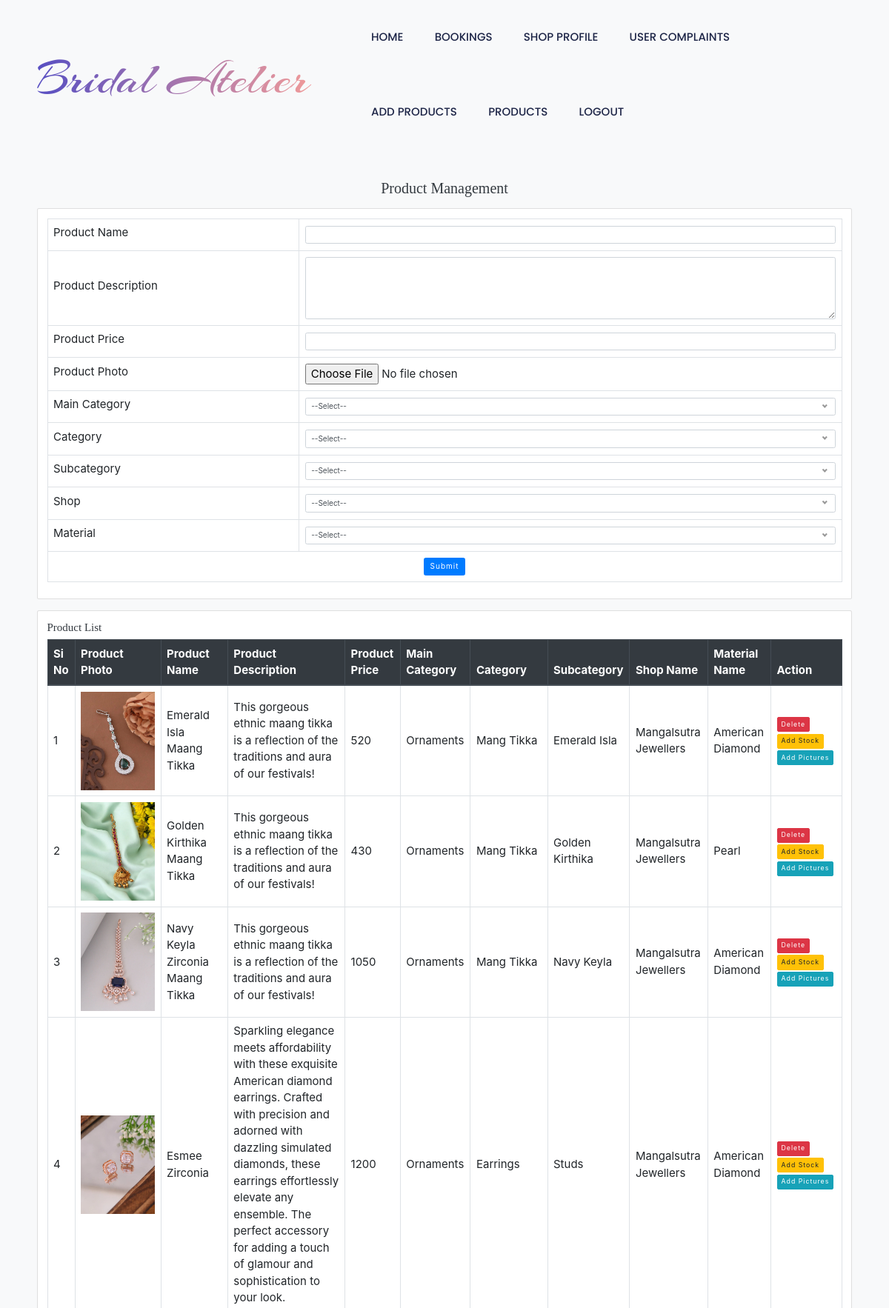
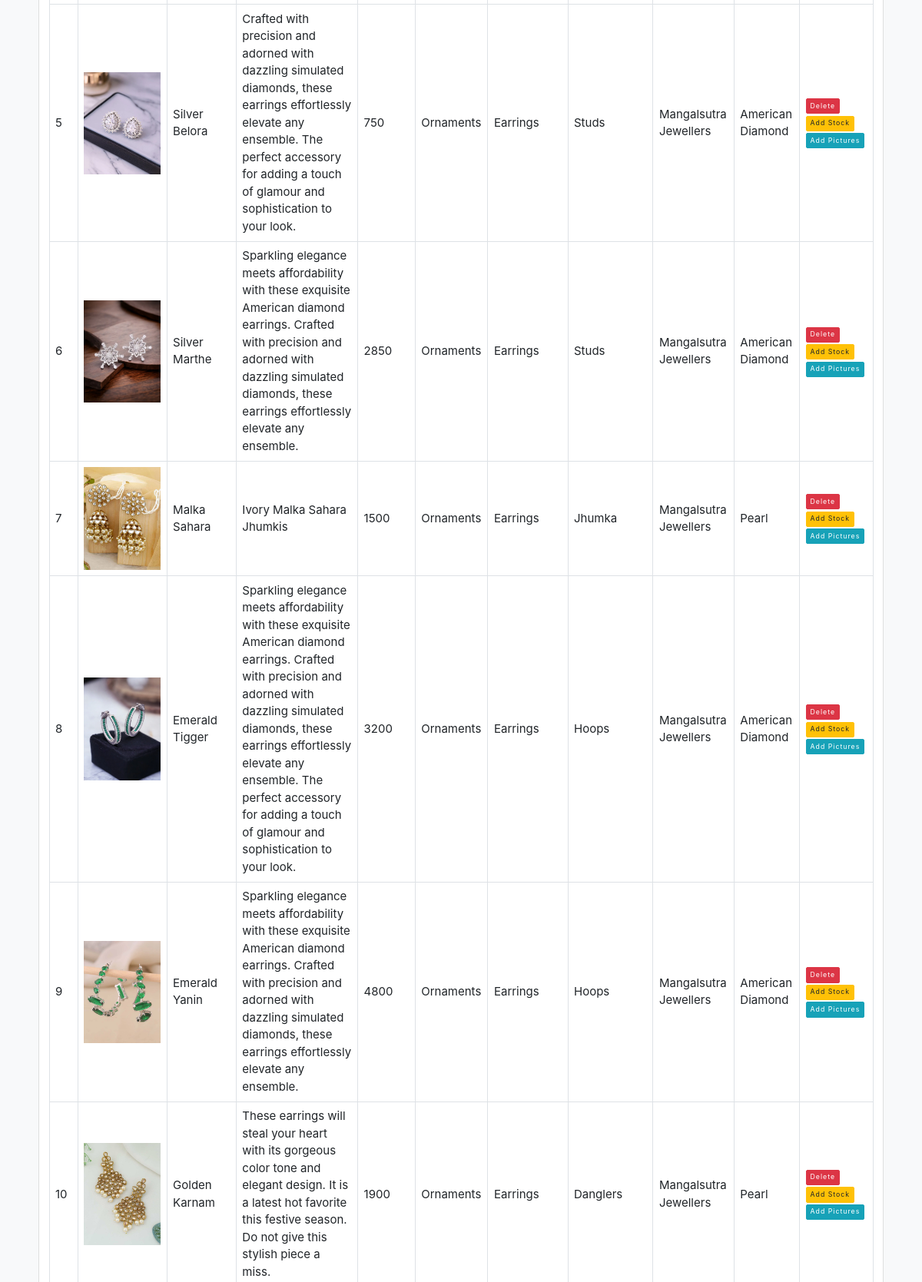
Screenshot of /Project/Shop/Product.php (signed in, upper part) with the database file from the repository (2 pictures, top to bottom).
### tables this page shows
CREATE TABLE `tbl_product` (
  `product_id` int(11) NOT NULL,
  `product_name` varchar(100) NOT NULL,
  `product_description` varchar(600) NOT NULL,
  `product_price` int(11) NOT NULL,
  `product_photo` varchar(100) NOT NULL,
  `subcategory_id` int(11) NOT NULL,
  `shop_id` int(11) NOT NULL,
  `material_id` int(11) NOT NULL,
  `product_vstatus` int(11) NOT NULL DEFAULT 0
);

CREATE TABLE `tbl_maincategory` (
  `mcategory_id` int(11) NOT NULL,
  `mcategory_name` varchar(30) NOT NULL
);

CREATE TABLE `tbl_category` (
  `category_id` int(11) NOT NULL,
  `category_name` varchar(30) NOT NULL,
  `mcategory_id` int(11) NOT NULL
);

CREATE TABLE `tbl_subcategory` (
  `subcategory_id` int(11) NOT NULL,
  `subcategory_name` varchar(50) NOT NULL,
  `category_id` int(11) NOT NULL
);

CREATE TABLE `tbl_shop` (
  `shop_id` int(11) NOT NULL,
  `shop_name` varchar(30) NOT NULL,
  `shop_vstatus` int(11) NOT NULL DEFAULT 0,
  `shop_email` varchar(30) NOT NULL,
  `shop_password` varchar(8) NOT NULL,
  `shop_address` varchar(50) NOT NULL,
  `shop_logo` varchar(100) NOT NULL,
  `shop_proof` varchar(100) NOT NULL,
  `shop_doj` varchar(10) NOT NULL,
  `shop_contact` varchar(10) NOT NULL,
  `place_id` int(11) NOT NULL
);

CREATE TABLE `tbl_material` (
  `material_id` int(11) NOT NULL,
  `material_name` varchar(30) NOT NULL
);

### Project/Shop/Product.php (the view, shortened to what this page needs)
<?php
include("../Assets/Connection/connection.php");
include("Head.php");
	  ?>
	<!DOCTYPE html PUBLIC "-//W3C//DTD XHTML 1.0 Transitional//EN" "http://www.w3.org/TR/xhtml1/DTD/xhtml1-transitional.dtd">
<html xmlns="http://www.w3.org/1999/xhtml">
<head>
<link rel="stylesheet" href="https://stackpath.bootstrapcdn.com/bootstrap/4.5.2/css/bootstrap.min.css">
</head>
<body>
  <div class="container mt-5">
    <h2 class="text-center mb-4">Product Management</h2>
    <form action="" method="post" enctype="multipart/form-data" name="form1" id="form1">
      <div class="card mb-4">
        <div class="card-body">
          <table class="table table-bordered">
            <tr>
              <td><label for="txt_pname">Product Name</label></td>
              <td><input required type="text" name="txt_pname" title="Name Allows Only Alphabets, Spaces and First Letter Must Be Capital Letter" pattern="^[A-Z]+[a-zA-Z ]*$" id="txt_pname2" class="form-control" /></td>
            </tr>
            <tr>
              <td><label for="txt_pdescription">Product Description</label></td>
              <td><textarea required name="txt_pdescription" id="txt_pdescription" class="form-control" rows="5"></textarea></td>
            </tr>
            <tr>
              <td><label for="txt_pprice">Product Price</label></td>
              <td><input required type="text" name="txt_pprice" id="txt_pprice" class="form-control" /></td>
            </tr>
            <tr>
              <td><label for="file_pphoto">Product Photo</label></td>
              <td><input required type="file" name="file_pphoto" id="file_pphoto" class="form-control-file" /></td>
            </tr>
            <tr>
              <td><label for="sel_mcat">Main Category</label></td>
              <td>
              </td>
            </tr>
            <tr>
              <td><label for="sel_cat">Category</label></td>
              <td>
              </td>
            </tr>
            <tr>
              <td><label for="sel_subcat">Subcategory</label></td>
              <td>
              </td>
            </tr>
            <tr>
              <td><label for="sel_shop">Shop</label></td>
              <td>
              </td>
            </tr>
            <tr>
              <td><label for="sel_material">Material</label></td>
              <td>
              </td>
            </tr>
            <tr>
              <td colspan="2" class="text-center">
                <input type="submit" name="btn_submit" id="btn_submit" value="Submit" class="btn btn-primary" />
              </td>
            </tr>
          </table>
        </div>
      </div>
    </form>
    <div class="card">
      <div class="card-body">
        <h4 class="card-title">Product List</h4>
        <table class="table table-bordered">
          <thead class="thead-dark">
            <tr>
              <th>Si No</th>
              <th>Product Photo</th>
              <th>Product Name</th>
              <th>Product Description</th>
              <th>Product Price</th>
              <th>Main Category</th>
              <th>Category</th>
              <th>Subcategory</th>
              <th>Shop Name</th>
              <th>Material Name</th>
              <th>Action</th>
            </tr>
          </thead>
          <tbody>
            <?php
              $i = 0;
              $selQry = "SELECT * FROM tbl_product p
                          INNER JOIN tbl_subcategory s ON p.subcategory_id = s.subcategory_id
                          INNER JOIN tbl_category c ON s.category_id = c.category_id
                          INNER JOIN tbl_shop sp ON sp.shop_id = p.shop_id
                          INNER JOIN tbl_material m ON p.material_id = m.material_id
                          INNER JOIN tbl_maincategory mc ON mc.mcategory_id = c.mcategory_id
                          WHERE sp.shop_id = " . $_SESSION['sid'];
              $result = $con->query($selQry);
              while ($row = $result->fetch_assoc()) {
                $i++;
            ?>
            <tr>
              <td><?php echo $i; ?></td>
              <td><img src="../Assets/Files/Product/Photos/<?php echo $row['product_photo']; ?>" class="img-fluid" style="max-width: 100px; height: auto;" alt="Product Photo" /></td>
              <td><?php echo $row["product_name"]; ?></td>
              <td><?php echo $row["product_description"]; ?></td>
              <td><?php echo $row["product_price"]; ?></td>
              <td><?php echo $row["mcategory_name"]; ?></td>
              <td><?php echo $row["category_name"]; ?></td>
              <td><?php echo $row["subcategory_name"]; ?></td>
              <td><?php echo $row["shop_name"]; ?></td>
              <td><?php echo $row["material_name"]; ?></td>
              <td>
                <a href="Product.php?did=<?php echo $row['product_id']; ?>" class="btn btn-danger btn-sm">Delete</a>
                <a href="Stock.php?pid=<?php echo $row['product_id']; ?>" class="btn btn-warning btn-sm">Add Stock</a>
                <a href="Gallery.php?pid=<?php echo $row['product_id']; ?>" class="btn btn-info btn-sm">Add Pictures</a>
              </td>
            </tr>
            <?php } ?>
          </tbody>
        </table>
      </div>
    </div>
  </div>
</body>
</html>
<?php
            include("Foot.php");
?>

### Project/Shop/Head.php (style rules this page uses)
body { font-size:15px !important; }

### Project/Shop/Product.php (style rules this page uses)
body { background-color: #f8f9fa; }
h2, h4 { color: #343a40; }
.table th, .table td { vertical-align: middle; }

### rows the page displays
tbl_product: product_photo (picture), product_name "Emerald Isla Maang Tikka", product_description "This gorgeous ethnic maang tikka is a reflection of the traditions and aura of our festivals!", product_price "520", tbl_maincategory.mcategory_name "Ornaments", tbl_category.category_name "Mang Tikka", subcategory.subcategory_name "Emerald Isla", shop.shop_name "Mangalsutra Jewellers", material.material_name "American Diamond"
tbl_product: product_photo (picture), product_name "Golden Kirthika Maang Tikka", product_description "This gorgeous ethnic maang tikka is a reflection of the traditions and aura of our festivals!", product_price "430", tbl_maincategory.mcategory_name "Ornaments", tbl_category.category_name "Mang Tikka", subcategory.subcategory_name "Golden Kirthika", shop.shop_name "Mangalsutra Jewellers", material.material_name "Pearl"
tbl_product: product_photo (picture), product_name "Navy Keyla Zirconia Maang Tikka", product_description "This gorgeous ethnic maang tikka is a reflection of the traditions and aura of our festivals!", product_price "1050", tbl_maincategory.mcategory_name "Ornaments", tbl_category.category_name "Mang Tikka", subcategory.subcategory_name "Navy Keyla", shop.shop_name "Mangalsutra Jewellers", material.material_name "American Diamond"
tbl_product: product_photo (picture), product_name "Esmee Zirconia", product_description "Sparkling elegance meets affordability with these exquisite American diamond earrings. Crafted with precision and adorned with dazzling simulated diamonds, these earrings effortlessly elevate any ensemble. The perfect accessory for adding a touch of glamour and sophistication to your look.", product_price "1200", tbl_maincategory.mcategory_name "Ornaments", tbl_category.category_name "Earrings", subcategory.subcategory_name "Studs", shop.shop_name "Mangalsutra Jewellers", material.material_name "American Diamond"
tbl_product: product_photo (picture), product_name "Silver Belora", product_description "Crafted with precision and adorned with dazzling simulated diamonds, these earrings effortlessly elevate any ensemble. The perfect accessory for adding a touch of glamour and sophistication to your look.", product_price "750", tbl_maincategory.mcategory_name "Ornaments", tbl_category.category_name "Earrings", subcategory.subcategory_name "Studs", shop.shop_name "Mangalsutra Jewellers", material.material_name "American Diamond"
tbl_product: product_photo (picture), product_name "Silver Marthe", product_description "Sparkling elegance meets affordability with these exquisite American diamond earrings. Crafted with precision and adorned with dazzling simulated diamonds, these earrings effortlessly elevate any ensemble.", product_price "2850", tbl_maincategory.mcategory_name "Ornaments", tbl_category.category_name "Earrings", subcategory.subcategory_name "Studs", shop.shop_name "Mangalsutra Jewellers", material.material_name "American Diamond"
tbl_product: product_photo (picture), product_name "Malka Sahara", product_description "Ivory Malka Sahara Jhumkis", product_price "1500", tbl_maincategory.mcategory_name "Ornaments", tbl_category.category_name "Earrings", subcategory.subcategory_name "Jhumka", shop.shop_name "Mangalsutra Jewellers", material.material_name "Pearl"
tbl_product: product_photo (picture), product_name "Emerald Tigger", product_description "Sparkling elegance meets affordability with these exquisite American diamond earrings. Crafted with precision and adorned with dazzling simulated diamonds, these earrings effortlessly elevate any ensemble. The perfect accessory for adding a touch of glamour and sophistication to your look.", product_price "3200", tbl_maincategory.mcategory_name "Ornaments", tbl_category.category_name "Earrings", subcategory.subcategory_name "Hoops", shop.shop_name "Mangalsutra Jewellers", material.material_name "American Diamond"
tbl_product: product_photo (picture), product_name "Emerald Yanin", product_description "Sparkling elegance meets affordability with these exquisite American diamond earrings. Crafted with precision and adorned with dazzling simulated diamonds, these earrings effortlessly elevate any ensemble.", product_price "4800", tbl_maincategory.mcategory_name "Ornaments", tbl_category.category_name "Earrings", subcategory.subcategory_name "Hoops", shop.shop_name "Mangalsutra Jewellers", material.material_name "American Diamond"
tbl_product: product_photo (picture), product_name "Golden Karnam", product_description "These earrings will steal your heart with its gorgeous color tone and elegant design. It is a latest hot favorite this festive season. Do not give this stylish piece a miss.", product_price "1900", tbl_maincategory.mcategory_name "Ornaments", tbl_category.category_name "Earrings", subcategory.subcategory_name "Danglers", shop.shop_name "Mangalsutra Jewellers", material.material_name "Pearl"
